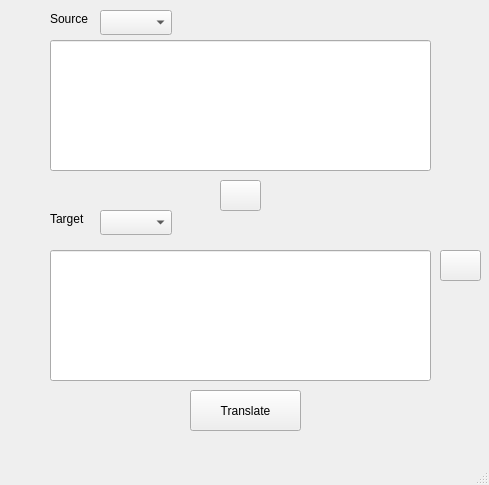
<?xml version="1.0" encoding="UTF-8"?>
<ui version="4.0">
 <class>MainWindow</class>
 <widget class="QMainWindow" name="MainWindow">
  <property name="geometry">
   <rect>
    <x>0</x>
    <y>0</y>
    <width>489</width>
    <height>485</height>
   </rect>
  </property>
  <property name="windowTitle">
   <string>MainWindow</string>
  </property>
  <widget class="QWidget" name="centralwidget">
   <widget class="QComboBox" name="target_comboBox">
    <property name="geometry">
     <rect>
      <x>100</x>
      <y>210</y>
      <width>72</width>
      <height>25</height>
     </rect>
    </property>
   </widget>
   <widget class="QLabel" name="source_label">
    <property name="geometry">
     <rect>
      <x>50</x>
      <y>10</y>
      <width>54</width>
      <height>17</height>
     </rect>
    </property>
    <property name="text">
     <string>Source</string>
    </property>
   </widget>
   <widget class="QLabel" name="target_label">
    <property name="geometry">
     <rect>
      <x>50</x>
      <y>210</y>
      <width>51</width>
      <height>17</height>
     </rect>
    </property>
    <property name="text">
     <string>Target</string>
    </property>
   </widget>
   <widget class="QPushButton" name="translate_pushButton">
    <property name="geometry">
     <rect>
      <x>190</x>
      <y>390</y>
      <width>111</width>
      <height>41</height>
     </rect>
    </property>
    <property name="text">
     <string>Translate</string>
    </property>
   </widget>
   <widget class="QPushButton" name="rotate_pushButton">
    <property name="geometry">
     <rect>
      <x>220</x>
      <y>180</y>
      <width>41</width>
      <height>31</height>
     </rect>
    </property>
    <property name="text">
     <string/>
    </property>
   </widget>
   <widget class="QComboBox" name="source_comboBox">
    <property name="geometry">
     <rect>
      <x>100</x>
      <y>10</y>
      <width>72</width>
      <height>25</height>
     </rect>
    </property>
   </widget>
   <widget class="QPushButton" name="copy_pushButton">
    <property name="geometry">
     <rect>
      <x>440</x>
      <y>250</y>
      <width>41</width>
      <height>31</height>
     </rect>
    </property>
    <property name="text">
     <string/>
    </property>
   </widget>
   <widget class="QLineEdit" name="source_lineEdit">
    <property name="geometry">
     <rect>
      <x>50</x>
      <y>40</y>
      <width>381</width>
      <height>131</height>
     </rect>
    </property>
   </widget>
   <widget class="QLineEdit" name="target_lineEdit">
    <property name="geometry">
     <rect>
      <x>50</x>
      <y>250</y>
      <width>381</width>
      <height>131</height>
     </rect>
    </property>
   </widget>
  </widget>
  <widget class="QMenuBar" name="menubar">
   <property name="geometry">
    <rect>
     <x>0</x>
     <y>0</y>
     <width>489</width>
     <height>22</height>
    </rect>
   </property>
  </widget>
  <widget class="QStatusBar" name="statusbar"/>
 </widget>
 <tabstops>
  <tabstop>source_lineEdit</tabstop>
  <tabstop>translate_pushButton</tabstop>
  <tabstop>rotate_pushButton</tabstop>
  <tabstop>source_comboBox</tabstop>
  <tabstop>copy_pushButton</tabstop>
  <tabstop>target_comboBox</tabstop>
  <tabstop>target_lineEdit</tabstop>
 </tabstops>
 <resources/>
 <connections/>
</ui>
